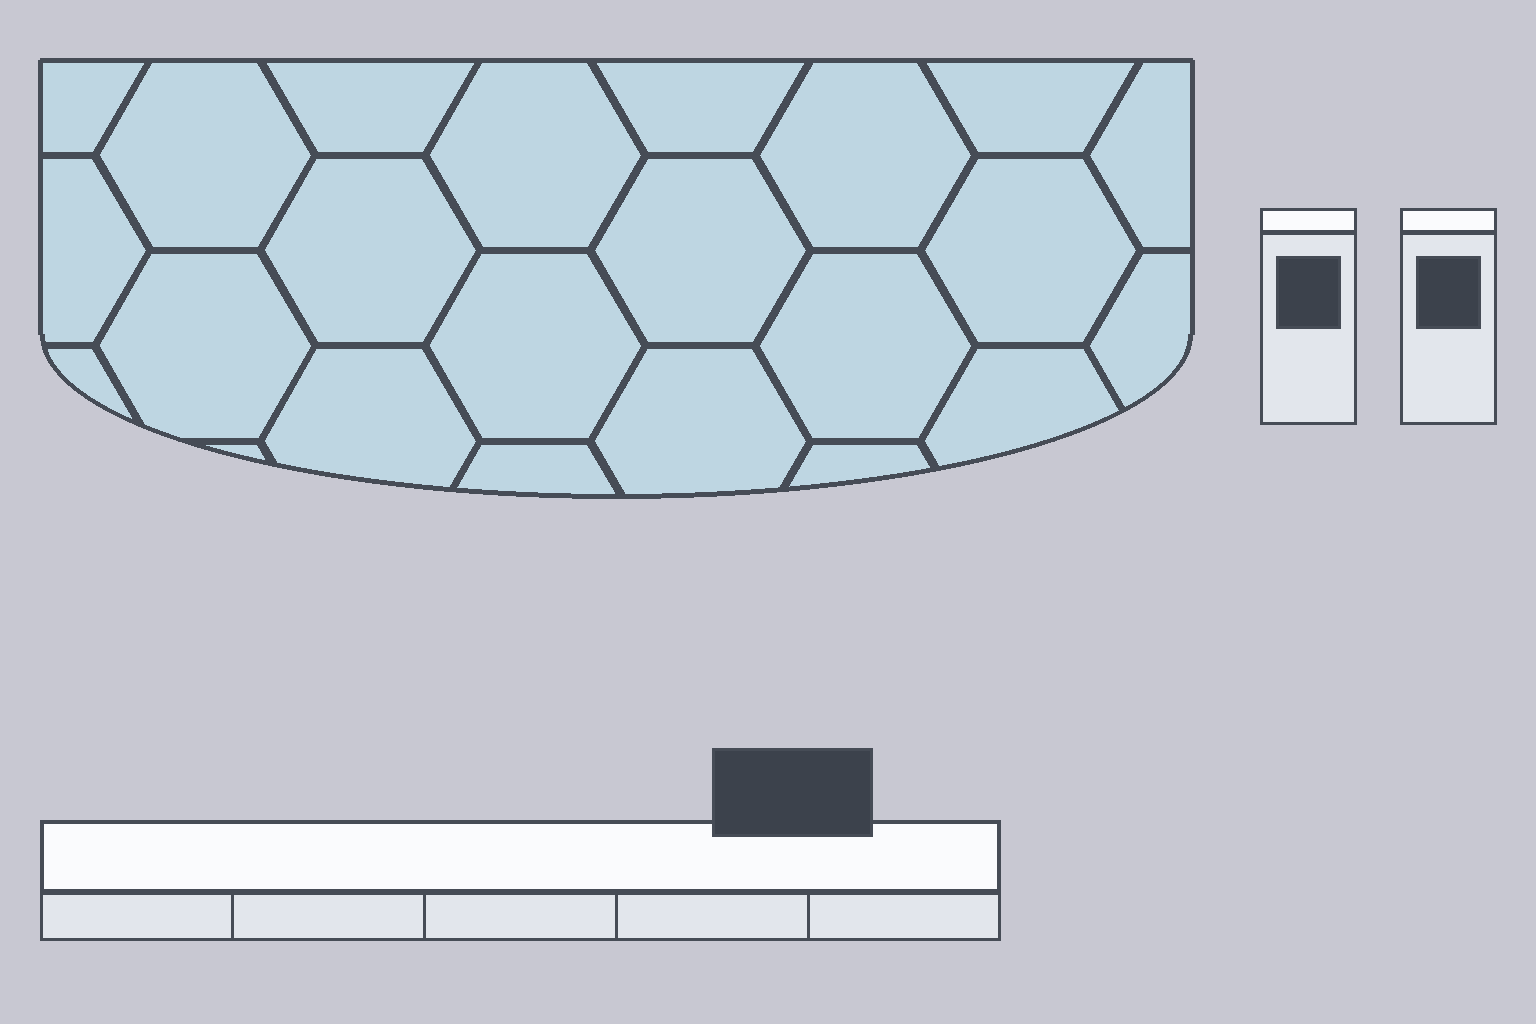

The script that saved this image:
"""溫室北側：挑高穹頂觀景窗（含左右柱）＋貼著窗台的工作桌（右端內建工作站螢幕）、植栽監測機的白模，給 GPT 照輪廓上材質。
尺寸是遊戲實際像素（一格 96 px、頂面每格深 24 px，同 whitebox.py），畫在 1536×1024 一張圖上，
生成後各件照這裡的框切下來、不用再猜比例。框的位置寫進 greenhouse_window_boxes.json。

地圖位置（public/assets/greenhouse/map.json）：
  觀景窗      x14–25, y0 起  12 格寬；上緣平直、兩側直邊，下緣往房間內凸成圓弧，中央最深約 4.56 格（凸進 y4）
              玻璃用六角框分割，靠圓弧邊緣是不規則五角形（使用者 2026-10-01 草圖）
  工作桌      x15–24, y5     10×1 格；桌面深（頂面 72 px）、正面矮（48 px），緊貼穹頂最低點；右端立工作站螢幕
  監測機      (13,2)、(26,1) 1×1 格、高 2 格   → 96×216
（原本 y5 的工作檯與 y7 的工作站，依使用者參考圖改成貼窗的一張桌子。）
"""
import json, math
from pathlib import Path
from PIL import Image, ImageDraw

T, TOP = 96, 24
LINE, FRONT, LID, GLASS, DARK = (70, 76, 86), (226, 230, 236), (250, 251, 253), (190, 214, 226), (60, 66, 76)
BG = (200, 200, 210)
OUT = Path(__file__).with_name('greenhouse_window_whitebox.png')


def block(d, x, base, w, depth, h):
    """w 格寬、depth 格深、h 格高：正面＋薄頂面，底邊左端在 (x, base)。回傳正面框。"""
    fw, fh, th = w * T, round(h * T), depth * TOP
    d.rectangle((x, base - fh - th, x + fw, base - fh), fill=LID, outline=LINE, width=3)
    d.rectangle((x, base - fh, x + fw, base), fill=FRONT, outline=LINE, width=3)
    return x, base - fh, x + fw, base


def main():
    im = Image.new('RGB', (1536, 1024), BG); d = ImageDraw.Draw(im)
    boxes = {}
    # 1. 穹頂觀景窗 12 格寬（使用者草圖：無柱、上緣平直、下緣往房間內凸成圓弧，中央比 4 格深再多 BULGE px）
    x0, y0 = 40, 60
    W, SIDE, BULGE = 12 * T, 4 * T - 110, 4 * T + 54 - (4 * T - 110)   # 兩側直邊高 SIDE，之後圓弧到中央最低點
    y1 = y0 + SIDE + BULGE
    mask = Image.new('L', im.size, 0); md = ImageDraw.Draw(mask)
    md.rectangle((x0, y0, x0 + W, y0 + SIDE), fill=255)
    md.pieslice((x0, y0 + SIDE - BULGE, x0 + W, y1), 0, 180, fill=255)
    im.paste(GLASS, (0, 0) + im.size, mask)
    # 六角格框線，靠邊緣被圓弧切成不規則的五角形
    r = 110                                                                          # 六角框半徑（使用者要大一點）
    hexes = Image.new('RGBA', im.size, (0, 0, 0, 0)); hd = ImageDraw.Draw(hexes)
    for row in range(-1, 6):
        for col in range(-1, 13):
            hx = x0 + col * r * 1.5; hy = y0 + row * r * math.sqrt(3) + (col % 2) * r * math.sqrt(3) / 2
            hd.polygon([(hx + r * math.cos(math.pi / 3 * k), hy + r * math.sin(math.pi / 3 * k)) for k in range(6)], outline=LINE + (255,), width=4)
    im.paste(hexes, (0, 0), Image.composite(hexes.getchannel('A'), Image.new('L', im.size, 0), mask))
    d.line((x0, y0, x0 + W, y0), fill=LINE, width=5)                                  # 上緣（貼牆）
    d.line((x0, y0, x0, y0 + SIDE), fill=LINE, width=5); d.line((x0 + W, y0, x0 + W, y0 + SIDE), fill=LINE, width=5)
    d.arc((x0, y0 + SIDE - BULGE, x0 + W, y1), 0, 180, fill=LINE, width=5)          # 凸出的圓弧下緣
    boxes['window'] = (x0, y0, x0 + W, y1)
    # 2. 監測機 ×2（1×1×2）：正面上半一塊螢幕
    for i, mx in enumerate((1260, 1400)):
        a = block(d, mx, 424, 1, 1, 2)
        d.rectangle((a[0] + 16, a[1] + 24, a[2] - 16, a[1] + 96), fill=DARK, outline=LINE, width=3)
        boxes[f'monitor_{i + 1}'] = (a[0], a[1] - TOP, a[2], a[3])
    # 3. 工作桌 10×1：桌面深（使用者草圖：頂面 72、正面只 48），右端桌後立工作站螢幕
    base2, dtop, dfront = 940, 72, 48
    dx0, dx1 = 40, 40 + 10 * T
    d.rectangle((dx0, base2 - dfront - dtop, dx1, base2 - dfront), fill=LID, outline=LINE, width=4)
    d.rectangle((dx0, base2 - dfront, dx1, base2), fill=FRONT, outline=LINE, width=3)
    for i in range(1, 5): d.line((dx0 + i * 2 * T, base2 - dfront, dx0 + i * 2 * T, base2), fill=LINE, width=3)
    sx0 = dx0 + 7 * T
    d.rectangle((sx0, base2 - dfront - dtop - 72, sx0 + 160, base2 - dfront - dtop + 16), fill=DARK, outline=LINE, width=3)
    boxes['desk'] = (dx0, base2 - dfront - dtop - 72, dx1, base2)
    im.save(OUT)
    OUT.with_name('greenhouse_window_boxes.json').write_text(json.dumps(boxes, indent=1), encoding='utf-8')
    print(boxes)


if __name__ == '__main__':
    main()
